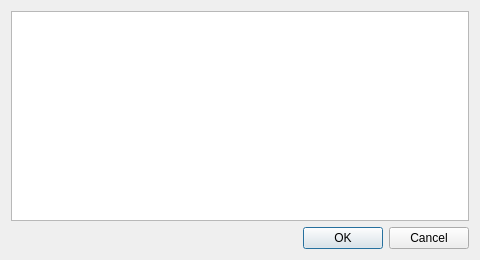
<?xml version="1.0" encoding="UTF-8"?>
<ui version="4.0">
 <class>HistoryEditDialog</class>
 <widget class="QDialog" name="HistoryEditDialog">
  <property name="windowTitle">
   <string>Edit Recognition Text</string>
  </property>
  <property name="minimumSize">
   <size><width>480</width><height>260</height></size>
  </property>
  <layout class="QVBoxLayout" name="layout">
   <item><widget class="QTextEdit" name="editor"/></item>
   <item>
    <widget class="QDialogButtonBox" name="buttons">
     <property name="standardButtons"><set>QDialogButtonBox::Cancel|QDialogButtonBox::Ok</set></property>
    </widget>
   </item>
  </layout>
 </widget>
 <resources/>
 <connections>
  <connection>
   <sender>buttons</sender>
   <signal>accepted()</signal>
   <receiver>HistoryEditDialog</receiver>
   <slot>accept()</slot>
   <hints>
    <hint type="sourcelabel"><x>20</x><y>20</y></hint>
    <hint type="destinationlabel"><x>20</x><y>20</y></hint>
   </hints>
  </connection>
  <connection>
   <sender>buttons</sender>
   <signal>rejected()</signal>
   <receiver>HistoryEditDialog</receiver>
   <slot>reject()</slot>
   <hints>
    <hint type="sourcelabel"><x>20</x><y>20</y></hint>
    <hint type="destinationlabel"><x>20</x><y>20</y></hint>
   </hints>
  </connection>
 </connections>
</ui>
